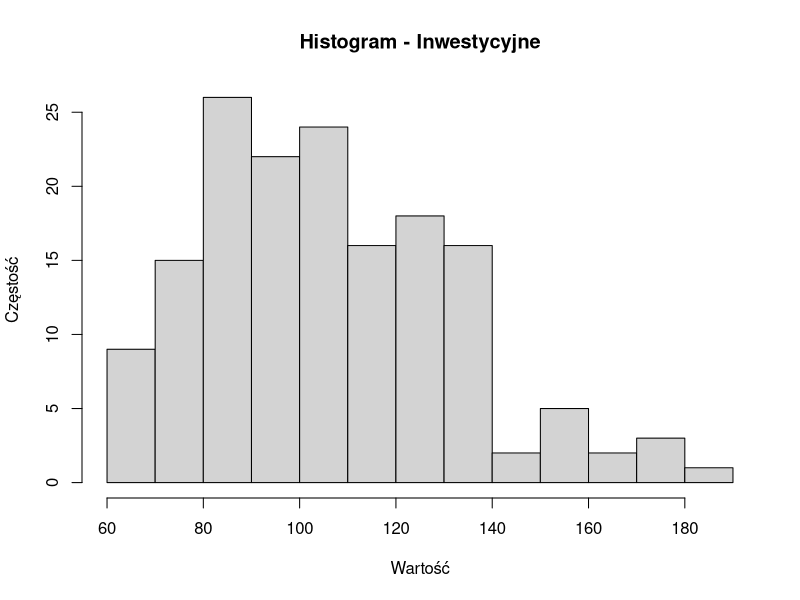
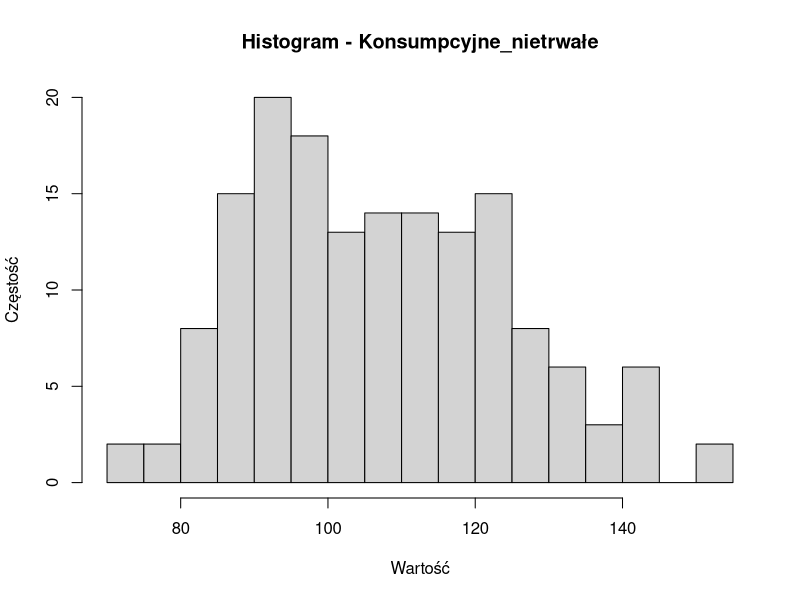
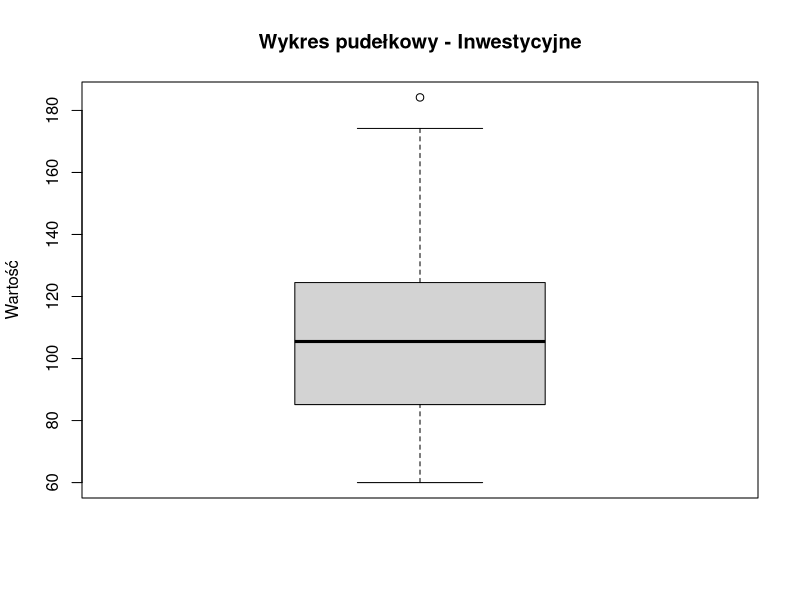
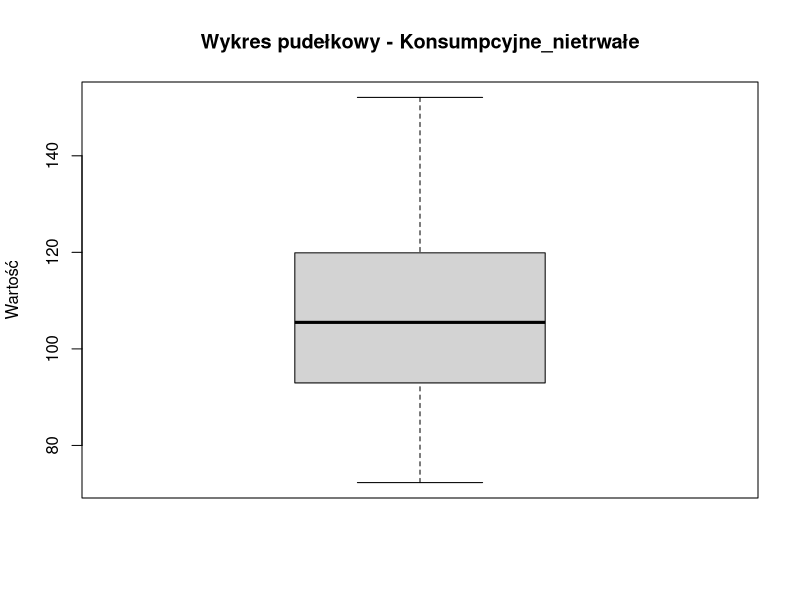
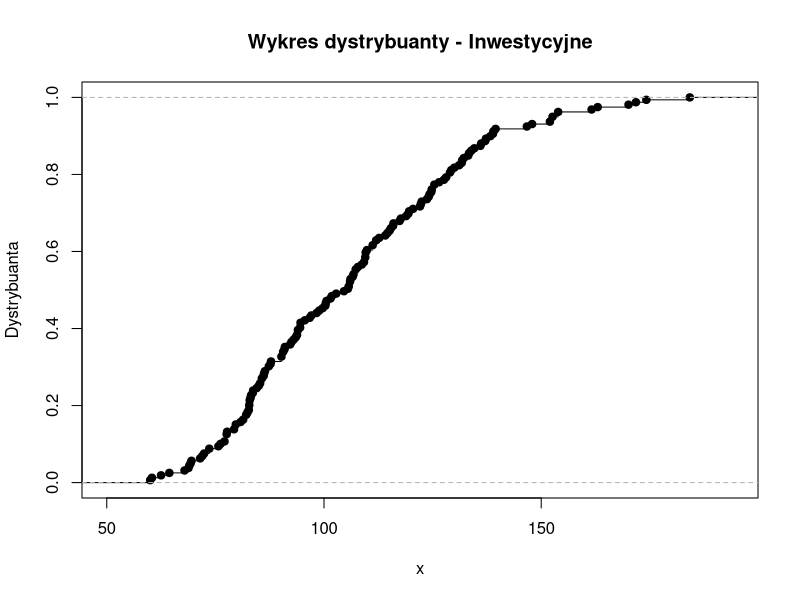
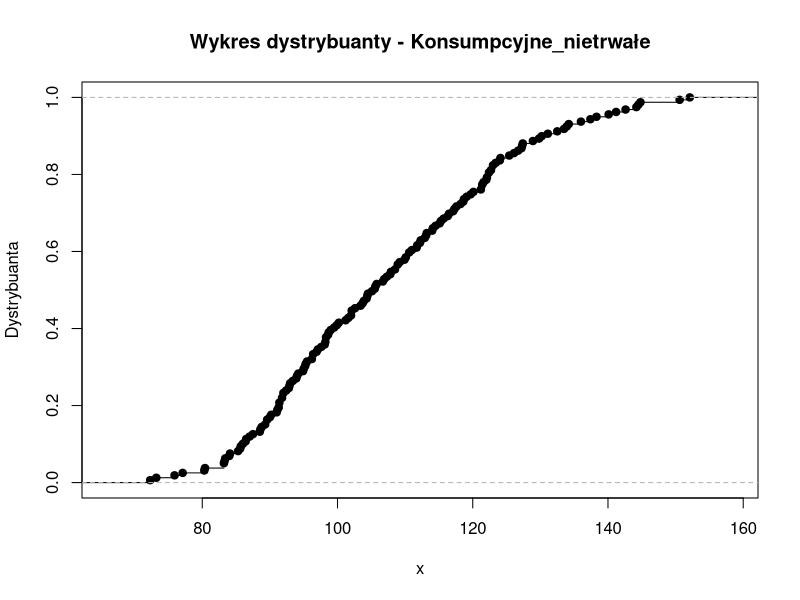
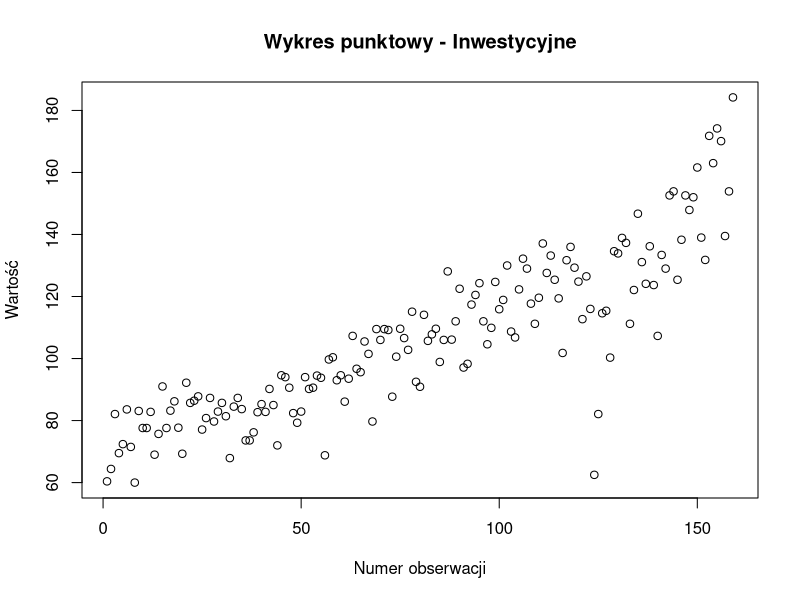
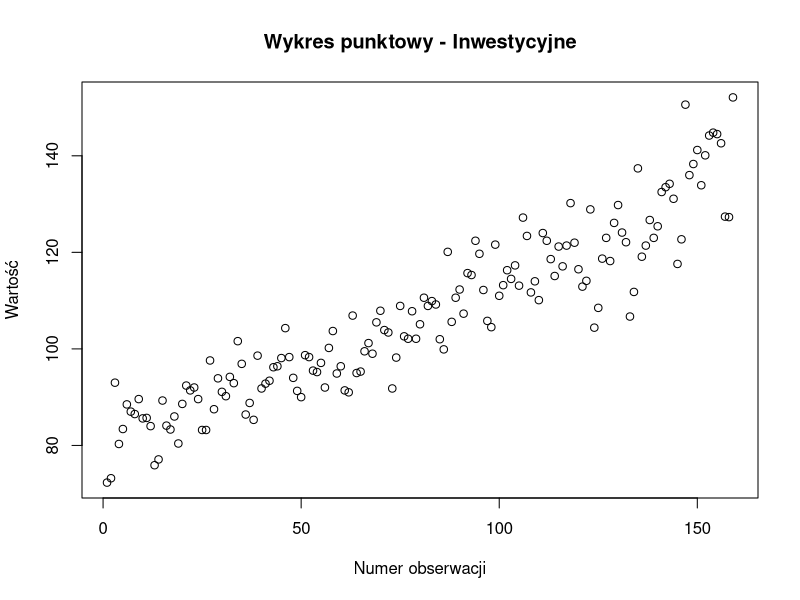

The R source for these figures, in order:
## ---- chunk 1
knitr::opts_chunk$set(echo = TRUE)
## ---- chunk 2
#Zaimportowanie biblioteki readxl
library(readxl)
#Wczytywanie danych
Tabela <- read_excel("tabl48_produkcja_sprzedana_przemyslu_wg_grupowan_przemyslowych.xlsx"
                     , skip = 4)
## ---- chunk 3
Dane1 <- Tabela[,-3]
Dane2 <- Dane1[,-4]
Dane3 <- Dane2[,-5]
Dane4 <- Dane3[,-6]
Dane5 <- Dane4[,-7]
Dane6 <- Dane5[,-2]
Dane7 <- Dane6[,-3]
Dane8 <- Dane7[,-4]
Dane9 <- Dane8[-1,]
DANE <- Dane9
colnames(DANE) <- c("Okres", "Inwestycyjne", "Konsumpcyjne_nietrwałe")
DANE
## ---- chunk 4
cecha1 <- DANE$Inwestycyjne
cecha1 <- as.numeric(cecha1)
cecha2 <- DANE$Konsumpcyjne_nietrwałe
cecha2 <- as.numeric(cecha2)
## ---- chunk 5
(medianac1 <- median(cecha1))
(medianac2 <- median(cecha2))
## ---- chunk 6
(sredniac1 <- mean(cecha1))
(sredniac2 <- mean(cecha2))
## ---- chunk 7
(minc1 <- min(cecha1))
(minc2 <- min(cecha2))
## ---- chunk 8
(maxc1 <- max(cecha1))
(maxc2 <- max(cecha2))
## ---- chunk 9
(odchyleniec1 <- sd(cecha1))
(odchyleniec2 <- sd(cecha2))
## ---- chunk 10
(kwantylec1 <- quantile(cecha1))
(kwantylec2 <- quantile(cecha2))
## ---- chunk 11
(sumac1 <- sum(cecha1))
(sumac2 <- sum(cecha2))
## ---- chunk 12
(rozstepc1 <- maxc1-minc1)
(rozstepc2 <- maxc2-minc2)
## ---- chunk 13
(wzmiennoscic1 <- odchyleniec1/sredniac1)
(wzmiennoscic2 <- odchyleniec2/sredniac2)
## ---- chunk 14
# Dla cechy 1
hist(DANE$Inwestycyjne, main = "Histogram - Inwestycyjne", xlab = "Wartość", ylab = "Częstość", breaks = 15)
## ---- chunk 15
# Dla cechy 2 
hist(DANE$Konsumpcyjne_nietrwałe, main = "Histogram - Konsumpcyjne_nietrwałe", xlab = "Wartość", 
     ylab = "Częstość", breaks = 15)
## ---- chunk 16
# Dla cechy 1 
boxplot(DANE$Inwestycyjne, main = "Wykres pudełkowy - Inwestycyjne", ylab = "Wartość")
## ---- chunk 17
# Dla cechy 2 
boxplot(DANE$Konsumpcyjne_nietrwałe, main = "Wykres pudełkowy - Konsumpcyjne_nietrwałe", 
        ylab = "Wartość")
## ---- chunk 18
# Dla cechy 1 
plot(ecdf(DANE$Inwestycyjne), main = "Wykres dystrybuanty - Inwestycyjne", ylab = "Dystrybuanta")
## ---- chunk 19
# Dla cechy 2 
plot(ecdf(DANE$Konsumpcyjne_nietrwałe), main = "Wykres dystrybuanty - Konsumpcyjne_nietrwałe", 
     ylab = "Dystrybuanta")
## ---- chunk 20
# Dla cechy 1
plot(DANE$Inwestycyjne, main = "Wykres punktowy - Inwestycyjne", xlab = "Numer obserwacji", 
     ylab = "Wartość")
## ---- chunk 21
# Dla cechy 2
plot(DANE$Konsumpcyjne_nietrwałe, main = "Wykres punktowy - Inwestycyjne", xlab = "Numer obserwacji", 
     ylab = "Wartość")
## ---- chunk 22
# Dla cechy 1
plot(DANE$Inwestycyjne, main = "Wykres liniowy - Inwestycyjne", xlab = "Numer obserwacji", 
     ylab = "Wartość", type = "l")
## ---- chunk 23
# Dla cechy 2
plot(DANE$Konsumpcyjne_nietrwałe, main = "Wykres liniowy - Konsumpcyjne_nietrwałe", 
     xlab = "Numer obserwacji", ylab = "Wartość", type = "l")
## ---- chunk 24
(t.test(cecha1,mu=103))
## ---- chunk 25
(t.test(cecha2,mu=100))
## ---- chunk 26
shapiro.test(cecha1)
## ---- chunk 27
shapiro.test(cecha2)
